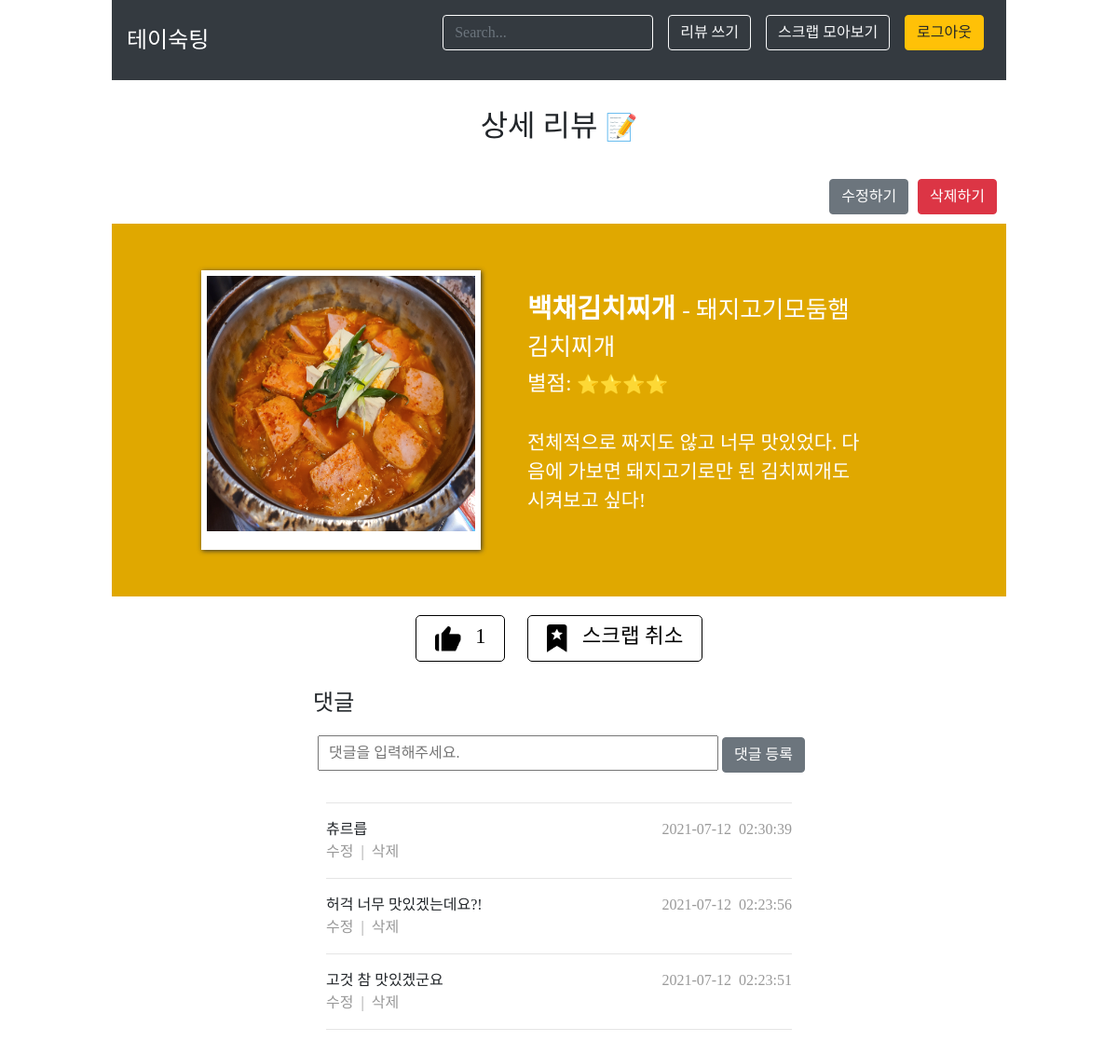
The page /review/detail/1 (signed in) on the database its author committed.
### crudapp/models.py (models this page shows, shortened)
class Review(models.Model): #User와 다대다 관계(중개모델:Scrap), Comment와 일대다 관계
    restaurant = models.CharField(max_length=200)
    food = models.CharField(max_length=200)
    rating = models.IntegerField(validators=[MinValueValidator(1), MaxValueValidator(5)])
    review = models.TextField(null=True)
    food_image = models.ImageField(upload_to='images/', null=True)
    users_scrap = models.ManyToManyField(User, related_name="scrapped_review", through="Scrap")
    users_like = models.ManyToManyField(User, related_name="liked_review", through="Like")

class Comment(models.Model):
    review = models.ForeignKey(Review, on_delete=models.CASCADE)
    content = models.CharField(max_length=100)
    created_at = models.DateTimeField(auto_now_add=True)
    updated_at = models.DateTimeField(auto_now=True)

### crudapp/views.py (the view)
# urls.py: path('detail/<int:review_id>', views.detail, name="detail"),
def detail(request, review_id):
    review_detail = get_object_or_404(Review, pk=review_id)
    scrap = Scrap.objects.filter(user=request.user, review=review_detail)
    like = Like.objects.filter(user=request.user, review=review_detail)
    like_count = Like.objects.filter(review=review_detail).count
    if request.method == 'POST':
        form = CommentForm(request.POST)
        if form.is_valid():
            comment = form.save(commit=False)
            comment.review = review_detail
            comment.save()
            return redirect('detail', review_id=review_detail.pk)
        else:
            redirect('list')
    else:
        form = CommentForm()
        return render(request, 'crudapp/detail.html', {'form':form, 'review':review_detail, 'scrap':scrap, 'like':like, 'like_count':like_count})

### crudapp/forms.py
class CommentForm(forms.ModelForm):
    class Meta:
        model = Comment
        fields = ['content']

### crudapp/templates/crudapp/detail.html (shortened to what this page needs)
{% extends 'base.html' %}
{% load static %}
{% block css %}
<link rel="stylesheet" type="text/css" href="{% static 'crudapp/css/detail.css' %}"/>
{% endblock %}
{% block content %}
<div id="title">
    <h2>상세 리뷰 <small>📝</small></h2>
</div>
<div id="btn_groups"class="d-flex justify-content-end">
    <a href="{% url 'reviewupdate' review.id %}"><button type="button" class="btn btn-secondary">수정하기</button></a>
    <a href="{% url 'reviewdelete' review.id %}" onclick="return confirm('정말 삭제하시겠습니까?');"><button type="button" class="btn btn-danger">삭제하기</button></a>
</div>
<div class="description">
    <div class="review_content">
        {% if review.food_image %}
        <img class="food_image" src="{{ review.food_image.url }}"/>
        {% endif %}
        <div class="food_description">
            <span class="restaurant">{{ review.restaurant }}</span>
            <span class="food_menu"> - {{ review.food }}</span>
            <div class="rating">별점:
                {% if review.rating == 5 %}
                <small>⭐⭐⭐⭐⭐</small>
                {% elif review.rating == 4 %}
                <small>⭐⭐⭐⭐</small>
                {% elif review.rating == 3 %}
                <small>⭐⭐⭐</small>
                {% elif review.rating == 2 %}
                <small>⭐⭐</small>
                {% elif review.rating == 1 %}
                <small>⭐</small>
                {% endif %}
            </div>
            <p class="review_content">{{ review.review }}</p>
        </div>
    </div>
</div>
<div class="my">
    <a href="{% url 'like' review.id %}"><div class="like">
        {% if like %}
        <img src="{% static 'crudapp/images/like_icon.png' %}"/>
        {% else %}
        <img src="{% static 'crudapp/images/likenot_icon.png' %}"/>
        {% endif %}
        <span>{{ like_count }}</span>
    </div></a>
    <a href="{% url 'scrap' review.id %}"><div class="scrap">
        {% if scrap %}
        <img src="{% static 'crudapp/images/scrap_icon.png' %}"/>
        <span>스크랩 취소</span>
        {% else %}
        <img src="{% static 'crudapp/images/scrapnot_icon.png' %}"/>
        <span>스크랩</span>
        {% endif %}
    </div></a>
</div>
<div class="comment">
    <div class="item">
        <h4>댓글</h4>
        <form id="comment_create_form" method='POST'>
            {{form}}
            <button type="submit" class="btn btn-secondary">댓글 등록</button>
        </form>
    </div>
    <div class="item comment_list">
    {% for comment in review.comment_set.all|dictsortreversed:"created_at" %}
        {% if edit_form and edit_form_id == comment.id %}
        <hr/>
        <form id="comment_update_form" method='POST'>
            {% csrf_token %}
            {{edit_form}}
            <button type="submit" class="btn btn-secondary">댓글 수정</button>
        </form>
        {% else %}
        <hr/>
        <span class="content">{{ comment.content }}</span>
        <span class="created_at">{{ comment.created_at|date:"Y" }}-{{comment.created_at|date:"m" }}-{{comment.created_at|date:"d" }}&nbsp;&nbsp;{{comment.created_at|date:"H" }}:{{comment.created_at|date:"i" }}:{{comment.created_at|date:"s" }}</span>
        <br>
        <div class="comment_btn_groups">
            <span class="comment_update_btn" onclick="location.href='{% url 'commentupdate' comment.id %}'">수정</span>
            &nbsp;|&nbsp;
            <span class="comment_delete_btn" onclick="location.href='{% url 'commentdelete' comment.id %}'">삭제</span>
        </div>
        {% endif %}
    {% endfor %}
        <hr/>
    </div>
</div>
{% endblock %}

### crudproject/templates/base.html (shortened to what this page needs)
{% load bootstrap4 %}
{% bootstrap_css %}
{% load static %}
<!DOCTYPE html>
<html>
    <head>
        {% block css %}
        {% endblock %}
    </head>
    <body>
        <nav class="navbar navbar-expand-lg bg-dark text-white">
            <a class="navbar-brand" href="{% url 'home' %}">테이숙팅</a>
            <div class="collapse navbar-collapse" id="navbarNav">
                <ul class="navbar-nav ml-auto">
                    <li class="nav-item">
                        <form method='GET' action="{% url 'search' %}" class="col-12 col-lg-auto mb-3 mb-lg-0 me-lg-3 nav-item nav-link">
                            <input type="search" name="keyword" class="form-control form-control-dark" placeholder="Search..." aria-label="Search">
                        </form>
                    </li>
                    {% if user.is_authenticated %}
                    <li class="nav-item dropdown">
                        <li class="nav-item">
                            <a class="nav-item nav-link" href="{% url 'reviewcreate' %}"><button type="button" class="btn btn-outline-light">리뷰 쓰기</button></a>
                        </li>
                        <li class="nav-item">
                            <a class="nav-item nav-link" href="{% url 'myscrap' %}"><button type="button" class="btn btn-outline-light">스크랩 모아보기</button></a>
                        </li>
                        <li class="nav-item">
                            <a class="nav-item nav-link" href="javascript:{document.getElementById('logout').submit()}"><button type="button" class="btn me-2 btn-warning">로그아웃</button></a>
                        </li>
                    </li>
                    {% endif %}
                </ul>
            </div>
        </nav>
        <main>
        {% block content %}
        {% endblock %}
        </main>
    </body>
</html>

### crudapp/static/crudapp/css/detail.css (style rules this page uses)
#title h2 { text-align: center; padding: 30 0 30 0; }
#btn_groups button { margin: 0 10 10 0; }
.description { height: 400px; background-color: #E0A800; padding-left: 10%; padding-right: 10%; }
.food_image { float: left; border:solid #fff; border-width:6px 6px 20px 6px; box-shadow:1px 1px 5px #333; -webkit-box-shadow:1px 1px 5px #333; -moz-box-shadow:1px 1px 5px #333; height:300px; width:300px; margin: 50 50 50 0; }
.food_description { padding: 70 50 50 50; color: #fff; font-size: 1.8rem; }
.restaurant { font-weight: bold; }
.food_menu { font-size: 1.6rem; }
.rating { font-size: 1.4rem; margin-top: 3px; margin-bottom: 30px; }
.review_content { font-size: 1.3rem; }
.my { width: fit-content; margin: 0 auto; }
.like, .scrap { display: inline-block; height: 50px; font-size: 1.4rem; border: 1px solid black; border-radius: 5px; color: black; padding: 5 20; margin: 20 10 0; cursor: pointer; }
.like img, .scrap img { max-width: 28px; max-height: 30px; margin-right: 10px; }
.comment { margin: 30 0; display: flex; flex-flow: column wrap; justify-content: center; align-items: center; }
.comment .item { width: fit-content; min-width: 500px; }
.comment h4 { margin-bottom: 20px; }
#comment_create_form [name="content"], #comment_update_form [name="content"] { padding: 5 10; margin-left: 5px; width: 430px; }
.comment_list .content { float: left; }
.comment_list .created_at { float: right; color: #999; }
.comment_btn_groups { color: #999; }
.comment_list .comment_update_btn, .comment_list .comment_delete_btn { cursor: pointer; }
.comment_list .content::after, .comment_list .created_at::after, .comment_list .comment_delete_btn::after { clear: both; }

### crudproject/templates/base.html (style rules this page uses)
body { font-family: '777Balsamtint'; padding-left: 10%; padding-right: 10%; }
.form-control-dark { color: #fff; background-color: var(--bs-dark); border-color: var(--bs-gray); }
.navbar-brand { color: #fff; font-size: 1.5rem; }
input[type="search"] { vertical-align:sub; }

### rows shown on the page
Review: food_image (picture), restaurant "백채김치찌개", food "돼지고기모둠햄김치찌개", review "전체적으로 짜지도 않고 너무 맛있었다. 다음에 가보면 돼지고기로만 된 김치찌개도 시켜보고 싶다!"
Comment: content "츄르릅", created_at "2021", created_at "07", created_at "12", created_at "02", created_at "30", created_at "39"
Comment: content "허걱 너무 맛있겠는데요?!", created_at "2021", created_at "07", created_at "12", created_at "02", created_at "23", created_at "56"
Comment: content "고것 참 맛있겠군요", created_at "2021", created_at "07", created_at "12", created_at "02", created_at "23", created_at "51"

### other values the page prints
{{ like_count }} "1"
